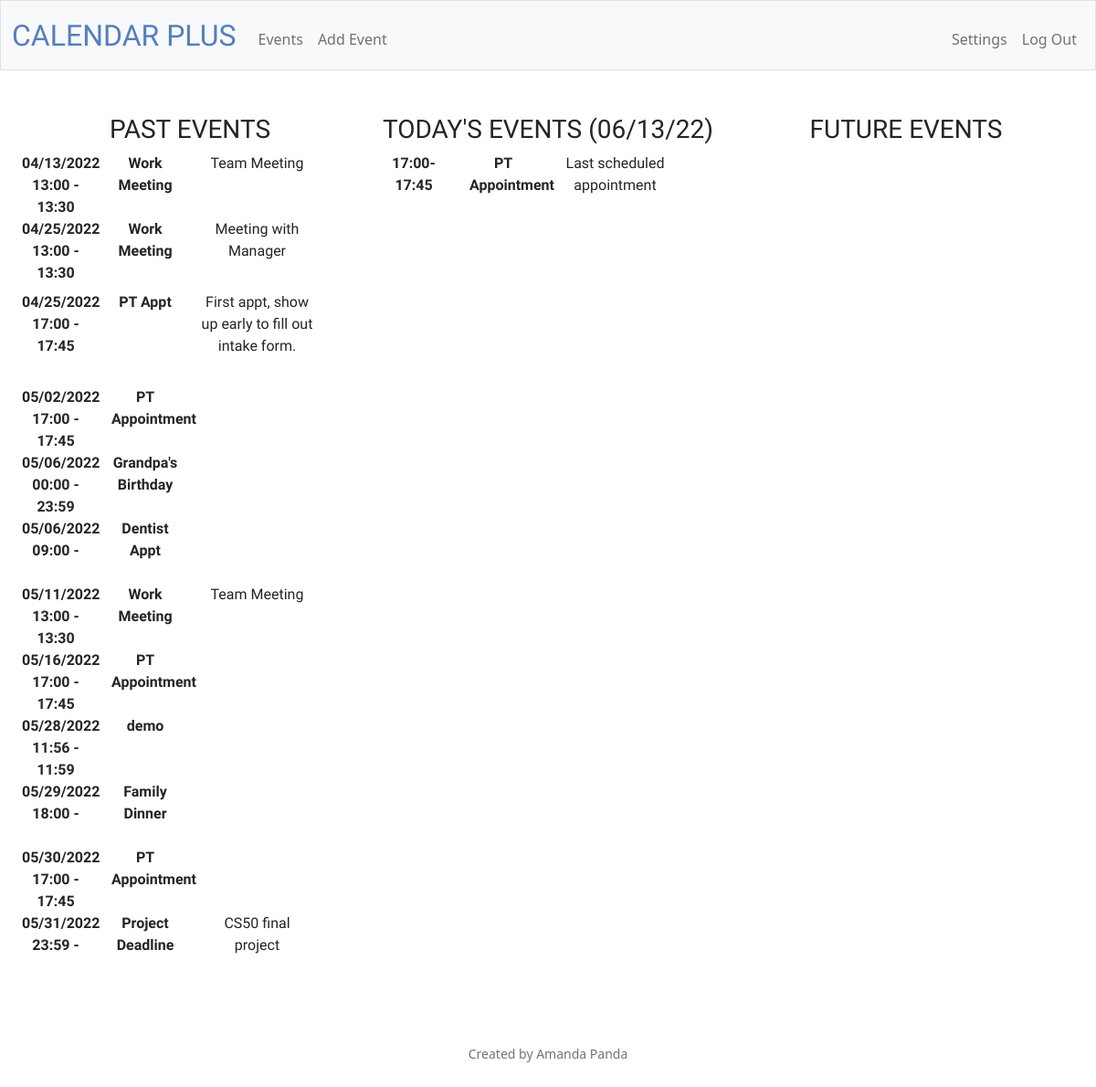
The app's page /events (signed in) with its own data.
### tables this page shows
CREATE TABLE events(id INTEGER PRIMARY KEY AUTOINCREMENT NOT NULL, creator INTEGER NOT NULL, title TEXT NOT NULL, date DATE NOT NULL, starttime TIME, endtime TIME, details TEXT);

### app.py (the view)
@app.route("/events", methods=["GET"])
@login_required
def events():
    today = date.today()
    account = session.get("user_id")
    past = db.execute("SELECT title, strftime('%m/%d/%Y', date) AS date,starttime, endtime, details FROM events WHERE creator = ? AND date < ? ORDER BY date, starttime", account, today)
    future = db.execute("SELECT title, strftime('%m/%d/%Y', date) AS date,starttime, endtime, details FROM events WHERE creator = ? AND date > ? ORDER BY date, starttime", account, today)
    current = db.execute("SELECT title, strftime('%m/%d/%Y', date) AS date, starttime, endtime, details FROM events WHERE creator = ? AND date = ? ORDER BY starttime", account, today)
    today = today.strftime("%m/%d/%y")
    return render_template("events.html", today=today, past=past, future=future, current=current)

### app.py (called while the page is built)
@app.after_request
def after_request(response):
    response.headers["Cache-Control"] = "no-cache, no-store, must-revalidate"
    response.headers["Expires"] = 0
    response.headers["Pragma"] = "no-cache"
    return response

### helpers.py (called while the page is built)
def login_required(f):
    @wraps(f)
    def decorated_function(*args, **kwargs):
        if session.get("user_id") is None:
            return redirect("/login")
        return f(*args, **kwargs)
    return decorated_function

### templates/events.html (shortened to what this page needs)
{% extends "layout.html" %}
{% block main %}
    <div class="container-fluid font-fred">
        <div class="row">
            <div class="col-sm">
                <h3>PAST EVENTS</h3>
                <dl class="row">
                {% for row in past %}
                    <dt class="col-sm-3">{{ row.date }} {{ row.starttime }} - {{ row.endtime }}</dt>
                    <dd class="col-sm-9">
                        <dl class="row" >
                            <dt class="col-sm-4">{{ row.title }}</dt>
                            <dd class="col-sm-6">{{ row.details }}</dd>
                        </dl>
                    </dd>
                {% endfor %}
            </div>
            <div class="col-sm">
                <h3>TODAY'S EVENTS ({{ today }})</h3>
                <dl class="row">
                {% for row in current %}
                <dt class="col-sm-3">{{ row.starttime }}-{{ row.endtime }}</dt>
                <dd class="col-sm-9">
                    <dl class="row">
                        <dt class="col-sm-4">{{ row.title }}</dt>
                        <dd class="col-sm-6">{{ row.details }}</dd>
                    </dl>
                </dd>
                {% endfor %}
            </div>
            <div class="col-sm">
                <h3>FUTURE EVENTS</h3>
            </div>
        </div>
    </div>
{% endblock %}

### static/styles.css (style rules this page uses)
.font-fred { font-family: 'Fredericka the Great', cursive; }

### records on screen
events: date "04/13/2022", starttime "13:00", endtime "13:30", title "Work Meeting", details "Team Meeting"
events: date "04/25/2022", starttime "13:00", endtime "13:30", title "Work Meeting", details "Meeting with Manager"
events: date "04/25/2022", starttime "17:00", endtime "17:45", title "PT Appt", details "First appt, show up early to fill out intake form."
events: date "05/02/2022", starttime "17:00", endtime "17:45", title "PT Appointment"
events: date "05/06/2022", starttime "00:00", endtime "23:59", title "Grandpa's Birthday"
events: date "05/06/2022", starttime "09:00", title "Dentist Appt"
events: date "05/11/2022", starttime "13:00", endtime "13:30", title "Work Meeting", details "Team Meeting"
events: date "05/16/2022", starttime "17:00", endtime "17:45", title "PT Appointment"
events: date "05/28/2022", starttime "11:56", endtime "11:59", title "demo"
events: date "05/29/2022", starttime "18:00", title "Family Dinner"
events: date "05/30/2022", starttime "17:00", endtime "17:45", title "PT Appointment"
events: date "05/31/2022", starttime "23:59", title "Project Deadline", details "CS50 final project"
events: starttime "17:00", endtime "17:45", title "PT Appointment", details "Last scheduled appointment"

### other values on screen
{{ today }} "06/13/22"
